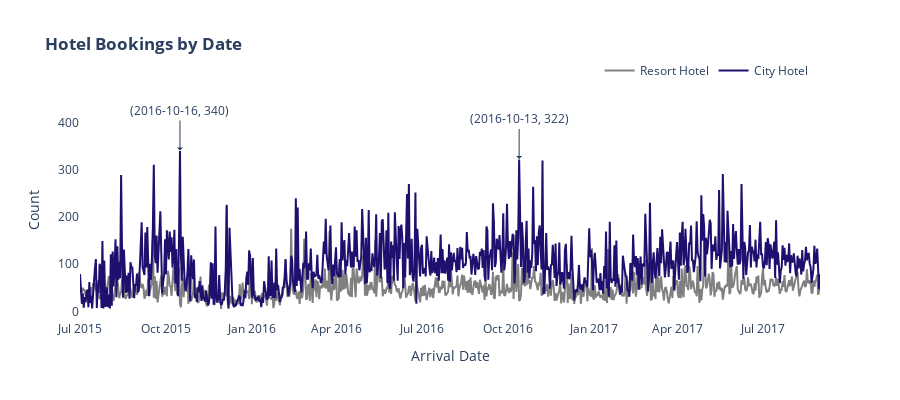

Here is the notebook cell this chart was saved with:
### Code cell
import plotly.graph_objects as go
import plotly.offline as pyo
pyo.init_notebook_mode(connected=True)

resort_trace = go.Scatter(
    x = df[df["hotel"]=="Resort Hotel"].groupby("arrival_date").count().reset_index().sort_values(by="arrival_date")["arrival_date"].tolist(),
    y = df[df["hotel"]=="Resort Hotel"].groupby("arrival_date").count().reset_index().sort_values(by="arrival_date")["hotel"].tolist(),
    name = "Resort Hotel",
    marker=dict(color="gray")
)

city_trace = go.Scatter(
    x = df[df["hotel"]=="City Hotel"].groupby("arrival_date").count().reset_index().sort_values(by="arrival_date")["arrival_date"].tolist(),
    y = df[df["hotel"]=="City Hotel"].groupby("arrival_date").count().reset_index().sort_values(by="arrival_date")["hotel"].tolist(),
    name = "City Hotel",
    marker=dict(color="#1D106E")
)

# Create annotations
annotations = [
    dict(
        x="2016-10-13",
        y=323,
        text="(2016-10-13, 322)",
        showarrow=True,
        arrowhead=1,
        ax=0,
        ay=-40
    ),
    dict(
        x="2015-10-16",
        y=341,
        text="(2016-10-16, 340)",
        showarrow=True,
        arrowhead=1,
        ax=0,
        ay=-40
    )
]

layout = go.Layout(
    title="<b>Hotel Bookings by Date</b>",
    width=900, 
    height=400,
    xaxis_title="Arrival Date",
    yaxis_title="Count",
    plot_bgcolor="rgba(0,0,0,0)",
    legend=dict(
        orientation="h",
        yanchor="top",
        y=1.2,
        xanchor="right",
        x=0.99
        ),
    annotations=annotations
)

fig = go.Figure(data=[resort_trace, city_trace], layout=layout)
fig.show()

### Figure 1 — Plotly figure (JSON) as saved in the notebook; plotly's stock layout.template omitted (floating-point values rounded to 4 significant figures; data arrays with more than 128 entries replaced by an {"elided": "..."} marker saying what was removed)
{"data": [{"marker": {"color": "gray"}, "name": "Resort Hotel", "type": "scatter", "x": {"elided": "793 str values"}, "y": {"elided": "793 int values"}}, {"marker": {"color": "#1D106E"}, "name": "City Hotel", "type": "scatter", "x": {"elided": "793 str values"}, "y": {"elided": "793 int values"}}], "layout": {"annotations": [{"arrowhead": 1, "ax": 0, "ay": -40, "showarrow": true, "text": "(2016-10-13, 322)", "x": "2016-10-13", "y": 323}, {"arrowhead": 1, "ax": 0, "ay": -40, "showarrow": true, "text": "(2016-10-16, 340)", "x": "2015-10-16", "y": 341}], "height": 400, "legend": {"orientation": "h", "x": 0.99, "xanchor": "right", "y": 1.2, "yanchor": "top"}, "plot_bgcolor": "rgba(0, 0, 0, 0)", "title": {"text": "<b>Hotel Bookings by Date</b>"}, "width": 900, "xaxis": {"autorange": true, "range": ["2015-07-01", "2017-08-31"], "title": {"text": "Arrival Date"}, "type": "date"}, "yaxis": {"autorange": true, "range": [-18.17, 445.3], "title": {"text": "Count"}, "type": "linear"}}}
